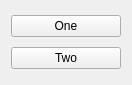
<?xml version="1.0" encoding="UTF-8"?>
<ui version="4.0">
 <class>Widget</class>
 <widget class="QWidget" name="Widget">
  <property name="geometry">
   <rect>
    <x>0</x>
    <y>0</y>
    <width>132</width>
    <height>85</height>
   </rect>
  </property>
  <property name="windowTitle">
   <string>Widget</string>
  </property>
  <layout class="QVBoxLayout" name="verticalLayout">
   <item>
    <widget class="QPushButton" name="pushButton">
     <property name="text">
      <string>One</string>
     </property>
    </widget>
   </item>
   <item>
    <widget class="QPushButton" name="pushButton_2">
     <property name="text">
      <string>Two</string>
     </property>
    </widget>
   </item>
  </layout>
 </widget>
 <resources/>
 <connections/>
</ui>
